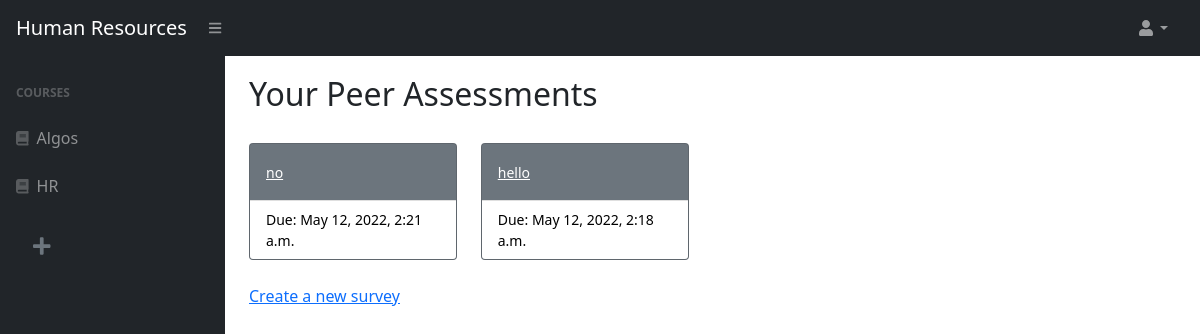
/27/assessments_list/ (signed in), run on an earlier commit of the app's database.
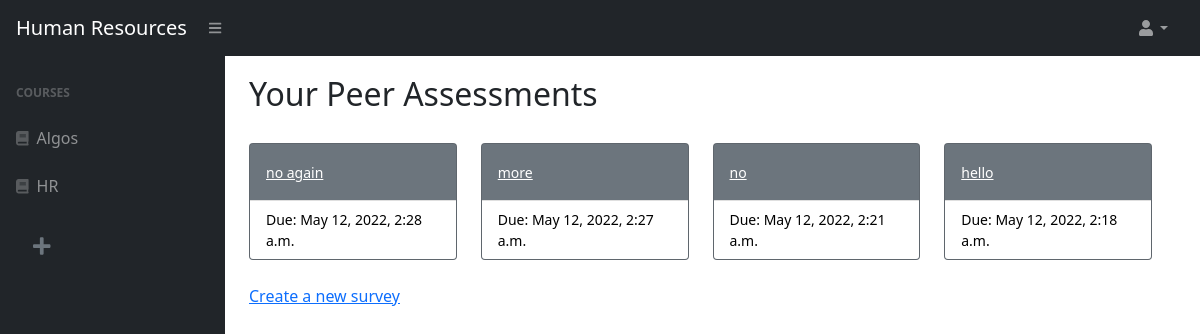
And on a later commit of the database.
### courses/models.py (models this page shows)
class Course(models.Model):
	SEMESTERS = (
		('FALL', 'Fall'),
		('SPRING', 'Spring'),
		('SUMMER', 'Summer'),
		('WINTER', 'Winter')
	)
	name = models.CharField(max_length=120, blank=False)
	semester 	= models.CharField(max_length=10, choices=SEMESTERS)
	year 		= models.DecimalField(max_digits=5,decimal_places=0, blank=False)
	code 		= models.CharField(max_length=30, blank=False)
	course_id 	= models.AutoField(primary_key=True)
	professor = models.EmailField(max_length=120)

### assessments/models.py (models this page shows)
class PeerAssessment(models.Model):
    title = models.CharField(max_length=64)
    is_active = models.BooleanField(default=False)
    creator = models.ForeignKey(User, on_delete=models.CASCADE,default=None)
    creation_date = models.DateTimeField(default=timezone.now)
    end_date = models.DateTimeField(default=get_week_ahead)
    course_id = models.IntegerField()
    is_published = models.BooleanField(default=False)

### assessments/views.py (the view)
# urls.py: path('<int:course_pk>/assessments_list/', assessment_views.assessments_list, name='assessments_list'),
@login_required
def assessments_list(request,course_pk):
    peer_assessments = PeerAssessment.objects.filter(course_id=course_pk).order_by("-creation_date").all()
    curr = Course.objects.get(course_id=course_pk)
    data = {
        "course_list": get_user_registrations(request),
        "invitations": get_user_invitations(request),
        "peer_assessments": peer_assessments,
        "current_course_name": curr.name,
        "course_pk": course_pk,
        "user": request.user
    }
    return render(request, "assessments/assessments_list.html", data)

### assessments/views.py (called while the page is built)
def get_user_registrations(request):
    if request.user.is_staff:
        registrations = Course.objects.filter(professor=request.user.email)
    else:
        registrations = Registration.objects.filter(student=request.user.email)
    return registrations

def get_user_invitations(request):
    invitations = []
    if not request.user.is_staff:
        invitations = Invitation.objects.filter(student=request.user.email)
    return invitations

### assessments/templates/assessments/assessments_list.html (shortened to what this page needs)
{% extends "users/home.html" %}
{% load static %}
{% load crispy_forms_tags %}
{% block course_header %}
<div class="col">
    <h1 style="font-size: 1.75rem;" style="align-items:center" class="navbar-brand d-md-inline-block ms-auto"><strong>{{current_course}}</strong></h1>
</div>
<ul class="navbar-nav ms-auto ms-md-0 me-3 me-lg-4">
    <li class="nav-item dropdown">
        <a class="nav-link dropdown-toggle" id="navbarDropdown" href="#" role="button" data-bs-toggle="dropdown" aria-expanded="false"><i class="fas fa-user fa-fw"></i></a>
    </li>
</ul>
{% endblock %}
{% block core_content %}
<div class="container-fluid px-4">
        <div class="ui left aligned basic very padded segment">
            <h2 style="margin-bottom: 30px;" class="ui header">Your Peer Assessments</h2>
                {% if peer_assessments %}
                <div class="row col-md-12">
                    {% for peer_assessment in peer_assessments %}
                    <div class="col-xl-3 col-md-6">
                        <div class="card bg-secondary text-white mb-4">
                            <div class="card-body">
                                {% if user.is_authenticated %}
                                <a class="small text-white stretched-link" style="z-index: 10;" href="{% url 'edit_assessment' peer_assessment.pk course_pk%}">{{peer_assessment.title}}</a>
                                {% endif %}
                            </div>
                            <div style="background-color: white;" class="card-footer d-flex align-items-center justify-content-between small text-black">
                                {% if peer_assessment.is_active %}
                                Due: {{peer_assessment.end_date}}
                                {% else %}
                                Not Active
                                {% endif %}
                            </div>
                        </div>
                    </div>
                    {% endfor %}
                </div>
                {% else %}
                    <h2 class="ui header">
                        <div class="sub header">You don't have any peer assessments yet, try creating one first!</div>
                    </h2>
                {% endif %}
                    <a href="{% url 'create_assessment' course_pk%}">
                        <div class="ui primary button">Create a new survey</div>
                    </a>
        </div>
    </div>
</div>
                    {% endblock %}

### users/templates/users/home.html (shortened to what this page needs)
{% load static %}
{% load crispy_forms_tags %}
<!DOCTYPE html>
<html lang="en">
    <head>
        <link rel="stylesheet"  href="{%  static  'css/styles.css'  %}">
        <link href="https://cdn.jsdelivr.net/npm/simple-datatables@latest/dist/style.css" rel="stylesheet" />
    </head>
    <body class="sb-nav-fixed">
        <nav class="sb-topnav navbar navbar-expand navbar-dark bg-dark">
            <div class="col-2">
                <a class="navbar-brand ps-3" href="/">Human Resources</a>
            </div>
            <div class="col-4">
                <button class="btn btn-link btn-sm order-1 order-lg-0 me-4 me-lg-0" id="sidebarToggle" href="#!"><i class="fas fa-bars"></i></button>
            </div>
            {% block course_header %}{% endblock %}
        </nav>
        <div id="layoutSidenav">
            <div id="layoutSidenav_nav">
                <nav class="sb-sidenav accordion sb-sidenav-dark" id="sidenavAccordion">
                    <div class="sb-sidenav-menu">
                        <div class="nav">
                            <div class="sb-sidenav-menu-heading">Courses</div>
                            {% for course in course_list %}
                            <a class="nav-link" href="{% url 'assessments_list' course.course_id %}">
                                <div class="sb-nav-link-icon"><i class="fas fa-solid fa-book"></i></div>
                                {{ course.name }}
                            </a>
                            {% empty %}
                            <div style="margin-left:5%">No courses for this user</div>
                            {% endfor %}
                            {% if user.is_staff%}
                            <a class = "nav-link" href="{% url 'create_course' %}">
                                <button class="btn btn-transparent btn-lg">
                                    <i style="color:#6c757d" class="fas fa-solid fa-plus"></i>
                                </button>
                            </a>
                            {% endif %}
                        </div>
                    </div>
                </nav>
            </div>
            <div id="layoutSidenav_content">
                <main>
                    {% block core_content %}{% endblock %}
            </div>
    </body>
</html>

What changed in the data, as far as the page shows it:
added PeerAssessment: title "no again", end_date "May 12, 2022, 2:28 a.m."
added PeerAssessment: title "more", end_date "May 12, 2022, 2:27 a.m."
